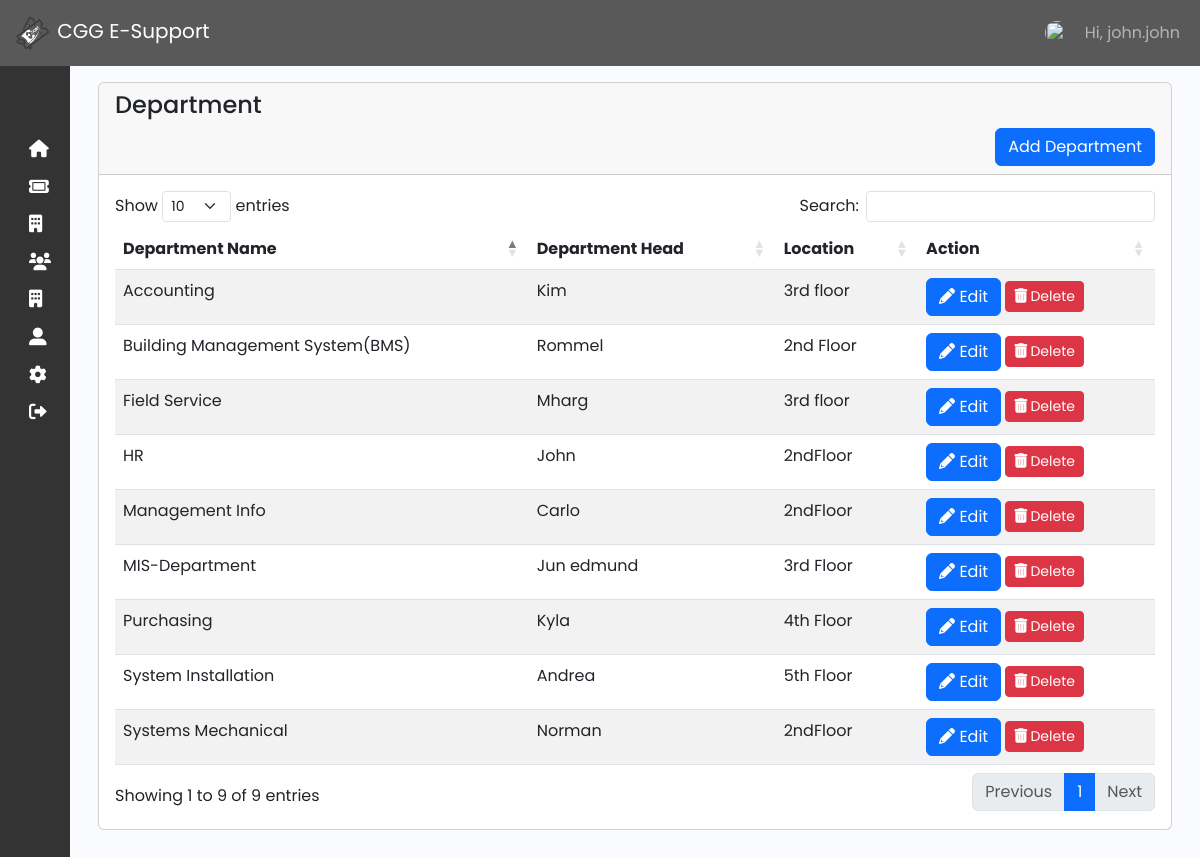
/admin/department.php (signed in), run on the app's committed database.
### tables this page shows
CREATE TABLE `department` (
  `id` int(50) NOT NULL,
  `department_name` varchar(191) NOT NULL,
  `department_head` varchar(191) NOT NULL,
  `location` varchar(191) NOT NULL,
  `created_at` timestamp NOT NULL DEFAULT current_timestamp()
);

### function/myfunction.php (called while the page is built, shortened)
<?php
include('mysql_connect.php');
function getAll($table)
{
    global $con;
    $query = "SELECT * FROM $table";
    return $query_run = mysqli_query($con, $query);
}
?>

### admin/department.php (the view, shortened to what this page needs)
<?php include('../function/myfunction.php');
include 'sidebar_navbar.php';
?>
<!DOCTYPE html>
<html lang="en">
<head>
    <link rel="stylesheet" href="https://cdnjs.cloudflare.com/ajax/libs/twitter-bootstrap/5.3.0/css/bootstrap.min.css">
    <link rel="stylesheet" href="https://cdn.datatables.net/1.13.7/css/dataTables.bootstrap5.min.css">
    <link rel="stylesheet" href="https://cdnjs.cloudflare.com/ajax/libs/font-awesome/6.0.0-beta3/css/all.min.css">
    <link href="https://cdn.lineicons.com/4.0/lineicons.css" rel="stylesheet" />
    <link href="https://cdn.jsdelivr.net/npm/bootstrap@5.3.0-alpha3/dist/css/bootstrap.min.css" rel="stylesheet">
    <link rel="stylesheet" href="css/sidebar.css">
</head>
<body>
    <div class="main p-3">
        <div class="container">
            <div class="row">
                <div class="col-md-12">
                    <div class="card">
                        <div class="card-header">
                            <h4>Department</h4>
                            <button class="btn btn-primary float-end" data-bs-toggle="modal" data-bs-target="#addDepartmentModal">Add Department</button>
                        </div>
                        <div class="card-body" id="category_table">
                            <table id="example" class="table table-striped" style="width:100%">
                                <thead>
                                    <tr>
                                        <th>Department Name</th>
                                        <th>Department Head</th>
                                        <th>Location</th>
                                        <th>Action</th>
                                    </tr>
                                </thead>
                                <tbody>
                                    <?php
                                    $department = getAll("department");
                                    if (mysqli_num_rows($department) > 0) {
                                        foreach ($department as $item) {
                                    ?>
                                            <tr>
                                                <td><?= $item['department_name']; ?></td>
                                                <td><?= $item['department_head']; ?></td>
                                                <td><?= $item['location']; ?></td>
                                                <td>
                                                    <a href="#" class="btn btn-primary" data-bs-toggle="modal" data-bs-target="#editDepartmentModal<?= $item['id']; ?>"><i class="fas fa-pencil"></i>&nbsp;Edit</a>
                                                    <a href="#" class="btn btn-sm btn-danger" data-bs-toggle="modal" data-bs-target="#deleteDepartmentModal<?= $item['id']; ?>">
                                                        <i class="fas fa-trash"></i>&nbsp;Delete
                                                    </a>
                                                </td>
                                            </tr>
                                    <?php
                                        }
                                    } else {
                                        echo "No Records Found!";
                                    }
                                    ?>
                                </tbody>
                            </table>
                        </div>
                    </div>
                </div>
            </div>
        </div>
    </div>
    </div>
</body>
</html>

### admin/css/sidebar.css (style rules this page uses)
a { text-decoration: none; }
body { font-family: 'Poppins', sans-serif; }
.main { min-height: 100vh; width: 100%; overflow: hidden; transition: all 0.35s ease-in-out; background-color: #fafbfe; }

### admin/department.php (style rules this page uses)
.fa-trash { font-family: FontAwesome; }

### data on the page
department: department_name "MIS-Department", department_head "Jun edmund", location "3rd Floor"
department: department_name "HR", department_head "John", location "2ndFloor"
department: department_name "Accounting", department_head "Kim", location "3rd floor"
department: department_name "Management Info", department_head "Carlo", location "2ndFloor"
department: department_name "Purchasing", department_head "Kyla", location "4th Floor"
department: department_name "System Installation", department_head "Andrea", location "5th Floor"
department: department_name "Building Management System(BMS)", department_head "Rommel", location "2nd Floor"
department: department_name "Systems Mechanical", department_head "Norman", location "2ndFloor"
department: department_name "Field Service", department_head "Mharg", location "3rd floor"

### other printed values
$username "john.john"
